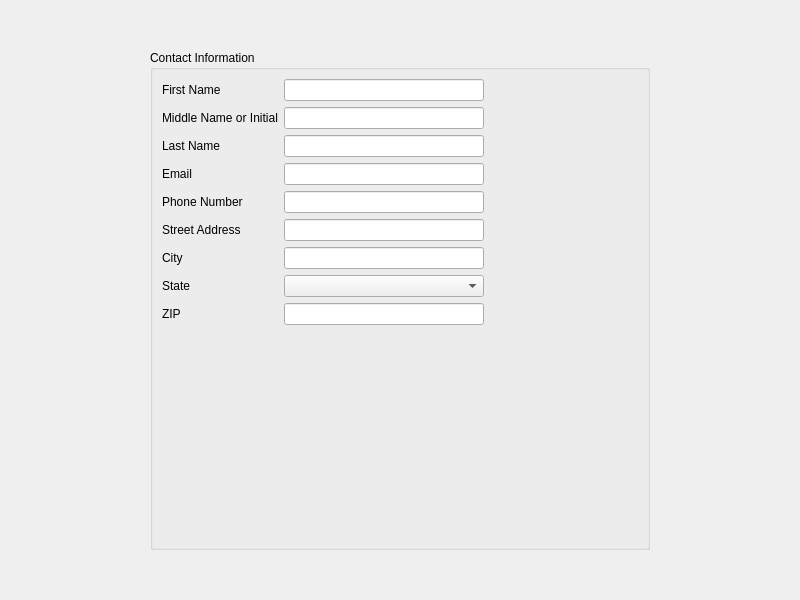
<?xml version="1.0" encoding="UTF-8"?>
<ui version="4.0">
 <class>contact</class>
 <widget class="QWidget" name="contact">
  <property name="geometry">
   <rect>
    <x>0</x>
    <y>0</y>
    <width>800</width>
    <height>600</height>
   </rect>
  </property>
  <property name="minimumSize">
   <size>
    <width>800</width>
    <height>600</height>
   </size>
  </property>
  <property name="windowTitle">
   <string>ResumeBuilder</string>
  </property>
  <layout class="QGridLayout" name="gridLayout_2">
   <item row="0" column="0" rowspan="2" colspan="2">
    <layout class="QGridLayout" name="gridLayout">
     <item row="0" column="0">
      <widget class="QGroupBox" name="groupBox">
       <property name="enabled">
        <bool>true</bool>
       </property>
       <property name="sizePolicy">
        <sizepolicy hsizetype="Maximum" vsizetype="Maximum">
         <horstretch>0</horstretch>
         <verstretch>0</verstretch>
        </sizepolicy>
       </property>
       <property name="maximumSize">
        <size>
         <width>500</width>
         <height>500</height>
        </size>
       </property>
       <property name="title">
        <string>Contact Information</string>
       </property>
       <layout class="QFormLayout" name="formLayout">
        <item row="0" column="0" colspan="2">
         <layout class="QFormLayout" name="formLayout_2">
          <item row="2" column="0">
           <widget class="QLabel" name="label">
            <property name="maximumSize">
             <size>
              <width>200</width>
              <height>35</height>
             </size>
            </property>
            <property name="text">
             <string>First Name</string>
            </property>
           </widget>
          </item>
          <item row="2" column="1">
           <widget class="QLineEdit" name="lineEdit">
            <property name="maximumSize">
             <size>
              <width>200</width>
              <height>35</height>
             </size>
            </property>
           </widget>
          </item>
          <item row="3" column="0">
           <widget class="QLabel" name="label_2">
            <property name="maximumSize">
             <size>
              <width>200</width>
              <height>35</height>
             </size>
            </property>
            <property name="text">
             <string>Middle Name or Initial</string>
            </property>
           </widget>
          </item>
          <item row="3" column="1">
           <widget class="QLineEdit" name="lineEdit_4">
            <property name="maximumSize">
             <size>
              <width>200</width>
              <height>35</height>
             </size>
            </property>
           </widget>
          </item>
          <item row="4" column="0">
           <widget class="QLabel" name="label_3">
            <property name="maximumSize">
             <size>
              <width>200</width>
              <height>35</height>
             </size>
            </property>
            <property name="text">
             <string>Last Name</string>
            </property>
           </widget>
          </item>
          <item row="4" column="1">
           <widget class="QLineEdit" name="lineEdit_2">
            <property name="maximumSize">
             <size>
              <width>200</width>
              <height>35</height>
             </size>
            </property>
           </widget>
          </item>
          <item row="5" column="0">
           <widget class="QLabel" name="label_4">
            <property name="maximumSize">
             <size>
              <width>200</width>
              <height>35</height>
             </size>
            </property>
            <property name="text">
             <string>Email</string>
            </property>
           </widget>
          </item>
          <item row="5" column="1">
           <widget class="QLineEdit" name="lineEdit_5">
            <property name="maximumSize">
             <size>
              <width>200</width>
              <height>35</height>
             </size>
            </property>
           </widget>
          </item>
          <item row="6" column="0">
           <widget class="QLabel" name="label_5">
            <property name="maximumSize">
             <size>
              <width>200</width>
              <height>35</height>
             </size>
            </property>
            <property name="text">
             <string>Phone Number</string>
            </property>
           </widget>
          </item>
          <item row="6" column="1">
           <widget class="QLineEdit" name="lineEdit_3">
            <property name="maximumSize">
             <size>
              <width>200</width>
              <height>35</height>
             </size>
            </property>
           </widget>
          </item>
          <item row="7" column="0">
           <widget class="QLabel" name="label_6">
            <property name="maximumSize">
             <size>
              <width>200</width>
              <height>35</height>
             </size>
            </property>
            <property name="text">
             <string>Street Address</string>
            </property>
           </widget>
          </item>
          <item row="7" column="1">
           <widget class="QLineEdit" name="lineEdit_6">
            <property name="maximumSize">
             <size>
              <width>200</width>
              <height>35</height>
             </size>
            </property>
           </widget>
          </item>
          <item row="8" column="0">
           <widget class="QLabel" name="label_8">
            <property name="text">
             <string>City</string>
            </property>
           </widget>
          </item>
          <item row="8" column="1">
           <widget class="QLineEdit" name="lineEdit_8">
            <property name="maximumSize">
             <size>
              <width>200</width>
              <height>35</height>
             </size>
            </property>
           </widget>
          </item>
          <item row="9" column="0">
           <widget class="QLabel" name="label_9">
            <property name="text">
             <string>State</string>
            </property>
           </widget>
          </item>
          <item row="9" column="1">
           <widget class="QComboBox" name="comboBox">
            <property name="maximumSize">
             <size>
              <width>200</width>
              <height>35</height>
             </size>
            </property>
           </widget>
          </item>
          <item row="10" column="0">
           <widget class="QLabel" name="label_7">
            <property name="maximumSize">
             <size>
              <width>200</width>
              <height>35</height>
             </size>
            </property>
            <property name="text">
             <string>ZIP</string>
            </property>
           </widget>
          </item>
          <item row="10" column="1">
           <widget class="QLineEdit" name="lineEdit_7">
            <property name="maximumSize">
             <size>
              <width>200</width>
              <height>35</height>
             </size>
            </property>
           </widget>
          </item>
         </layout>
        </item>
       </layout>
      </widget>
     </item>
    </layout>
   </item>
  </layout>
 </widget>
 <resources/>
 <connections/>
</ui>
